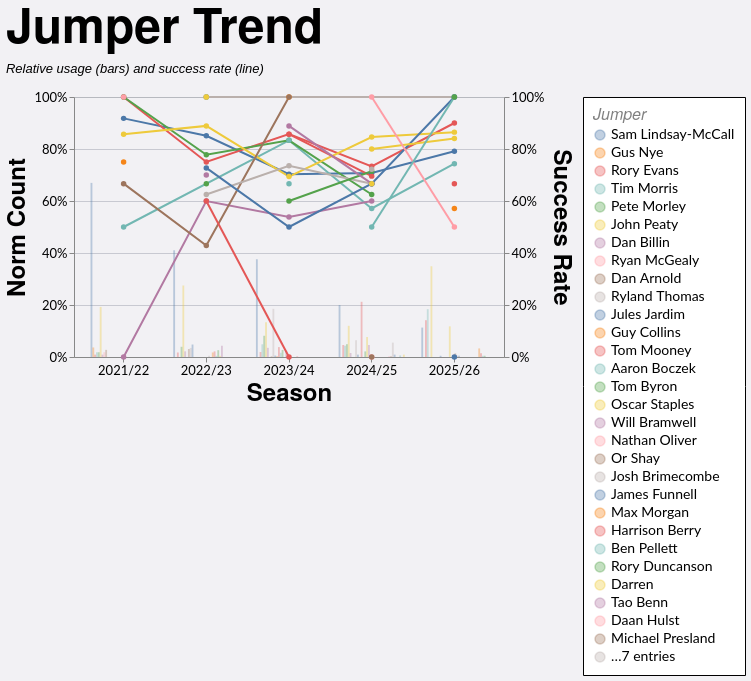

Source (Vega-Lite JSON):
### Vega-Lite specification from a JSON file in a GitHub repository (floating-point values rounded to 4 significant figures; data arrays with more than 128 entries replaced by an {"elided": "..."} marker saying what was removed)
{"config": {"axis": {"labelFont": "Lato, sans-serif", "titleFont": "PT Sans Narrow, Helvetica Neue, Helvetica, Arial, sans-serif", "labelFontSize": 13, "titleFontSize": 24, "gridColor": "#202947", "gridOpacity": 0.2}, "header": {"labelFont": "PT Sans Narrow, Helvetica Neue, Helvetica, Arial, sans-serif", "titleFont": "PT Sans Narrow, Helvetica Neue, Helvetica, Arial, sans-serif", "labelFontSize": 24, "titleFontSize": 28, "labelFontWeight": "bold", "orient": "left"}, "legend": {"labelFont": "Lato, sans-serif", "titleFont": "PT Sans Narrow, Helvetica Neue, Helvetica, Arial, sans-serif", "labelFontSize": 14, "titleFontSize": 16, "titlePadding": 5, "fillColor": "white", "strokeColor": "black", "padding": 10, "titleFontWeight": "lighter", "titleFontStyle": "italic", "titleColor": "gray", "offset": 10}, "title": {"font": "PT Sans Narrow, Helvetica Neue, Helvetica, Arial, sans-serif", "fontSize": 48, "fontWeight": "bold", "anchor": "start", "align": "center", "titlePadding": 20, "subtitlePadding": 10, "subtitleFontSize": 13, "subtitleColor": "", "subtitleFontStyle": "italic", "offset": 15, "color": "black"}, "axisX": {"labelAngle": 0}, "facet": {"title": null, "header": null, "align": {"row": "each", "column": "each"}}, "resolve": {"scale": {"y": "independent", "facet": "independent"}}, "background": "#f2f1f4"}, "layer": [{"mark": {"type": "bar", "opacity": 0.35}, "encoding": {"color": {"field": "jumper", "sort": null, "title": "Jumper", "type": "nominal"}, "tooltip": [{"field": "season", "title": "Season", "type": "nominal"}, {"field": "jumper", "title": "Jumper", "type": "nominal"}, {"field": "won", "format": ",.0f", "title": "Won", "type": "quantitative"}, {"field": "attempts", "format": ",.0f", "title": "Attempts", "type": "quantitative"}, {"field": "norm_count", "format": ".1%", "title": "Norm Count", "type": "quantitative"}, {"field": "success_rate", "format": ".1%", "title": "Success Rate", "type": "quantitative"}], "x": {"field": "season", "sort": ["2021/22", "2022/23", "2023/24", "2024/25", "2025/26"], "title": "Season", "type": "nominal"}, "xOffset": {"field": "jumper", "sort": null, "type": "nominal"}, "y": {"axis": {"format": "%", "orient": "left"}, "field": "norm_count", "scale": {"domain": [0, 1]}, "title": "Norm Count", "type": "quantitative"}}, "transform": [{"filter": "(loSquad == 'All' || datum.squad == loSquad) && (loGameType == 'All' || (loGameType == 'League + Cup' && (datum.game_type == 'League' || datum.game_type == 'Cup')) || (loGameType == 'League only' && datum.game_type == 'League') || datum.game_type == loGameType) && (loOpposition == 'All' || datum.opposition == loOpposition) && (loThrower == 'All' || datum.thrower == loThrower) && (loJumper == 'All' || datum.jumper == loJumper) && (loArea == 'All' || datum.area == loArea) && (loNumbers == 'All' || datum.numbers == loNumbers) && (loCallType == 'All' || datum.call_type == loCallType)"}, {"aggregate": [{"op": "count", "as": "attempts"}, {"op": "sum", "field": "won", "as": "won"}], "groupby": ["season", "jumper"]}, {"joinaggregate": [{"op": "sum", "field": "attempts", "as": "season_attempts"}], "groupby": ["season"]}, {"calculate": "datum.attempts / datum.season_attempts", "as": "norm_count"}, {"calculate": "datum.won / datum.attempts", "as": "success_rate"}]}, {"mark": {"type": "line", "point": true, "strokeWidth": 2}, "encoding": {"color": {"field": "jumper", "sort": null, "title": "Jumper", "type": "nominal"}, "detail": {"field": "jumper", "type": "nominal"}, "tooltip": [{"field": "season", "title": "Season", "type": "nominal"}, {"field": "jumper", "title": "Jumper", "type": "nominal"}, {"field": "won", "format": ",.0f", "title": "Won", "type": "quantitative"}, {"field": "attempts", "format": ",.0f", "title": "Attempts", "type": "quantitative"}, {"field": "norm_count", "format": ".1%", "title": "Norm Count", "type": "quantitative"}, {"field": "success_rate", "format": ".1%", "title": "Success Rate", "type": "quantitative"}], "x": {"field": "season", "sort": ["2021/22", "2022/23", "2023/24", "2024/25", "2025/26"], "title": "Season", "type": "nominal"}, "y": {"axis": {"format": "%", "orient": "right"}, "field": "success_rate", "scale": {"domain": [0, 1]}, "title": "Success Rate", "type": "quantitative"}}, "transform": [{"filter": "(loSquad == 'All' || datum.squad == loSquad) && (loGameType == 'All' || (loGameType == 'League + Cup' && (datum.game_type == 'League' || datum.game_type == 'Cup')) || (loGameType == 'League only' && datum.game_type == 'League') || datum.game_type == loGameType) && (loOpposition == 'All' || datum.opposition == loOpposition) && (loThrower == 'All' || datum.thrower == loThrower) && (loJumper == 'All' || datum.jumper == loJumper) && (loArea == 'All' || datum.area == loArea) && (loNumbers == 'All' || datum.numbers == loNumbers) && (loCallType == 'All' || datum.call_type == loCallType)"}, {"aggregate": [{"op": "count", "as": "attempts"}, {"op": "sum", "field": "won", "as": "won"}], "groupby": ["season", "jumper"]}, {"joinaggregate": [{"op": "sum", "field": "attempts", "as": "season_attempts"}], "groupby": ["season"]}, {"calculate": "datum.attempts / datum.season_attempts", "as": "norm_count"}, {"calculate": "datum.won / datum.attempts", "as": "success_rate"}]}], "data": {"name": "data-1e1c135a98a60ffade50e9c83bbe9560"}, "height": 260, "params": [{"name": "loSquad", "value": "All"}, {"name": "loSeason", "value": "All"}, {"name": "loGameType", "value": "All"}, {"name": "loOpposition", "value": "All"}, {"name": "loThrower", "value": "All"}, {"name": "loJumper", "value": "All"}, {"name": "loArea", "value": "All"}, {"name": "loNumbers", "value": "All"}, {"name": "loCallType", "value": "All"}], "resolve": {"scale": {"y": "independent"}}, "title": {"text": "Jumper Trend", "subtitle": "Relative usage (bars) and success rate (line)"}, "width": 430, "$schema": "https://vega.github.io/schema/vega-lite/v5.20.1.json", "datasets": {"data-1e1c135a98a60ffade50e9c83bbe9560": {"elided": "1242 records"}}}
